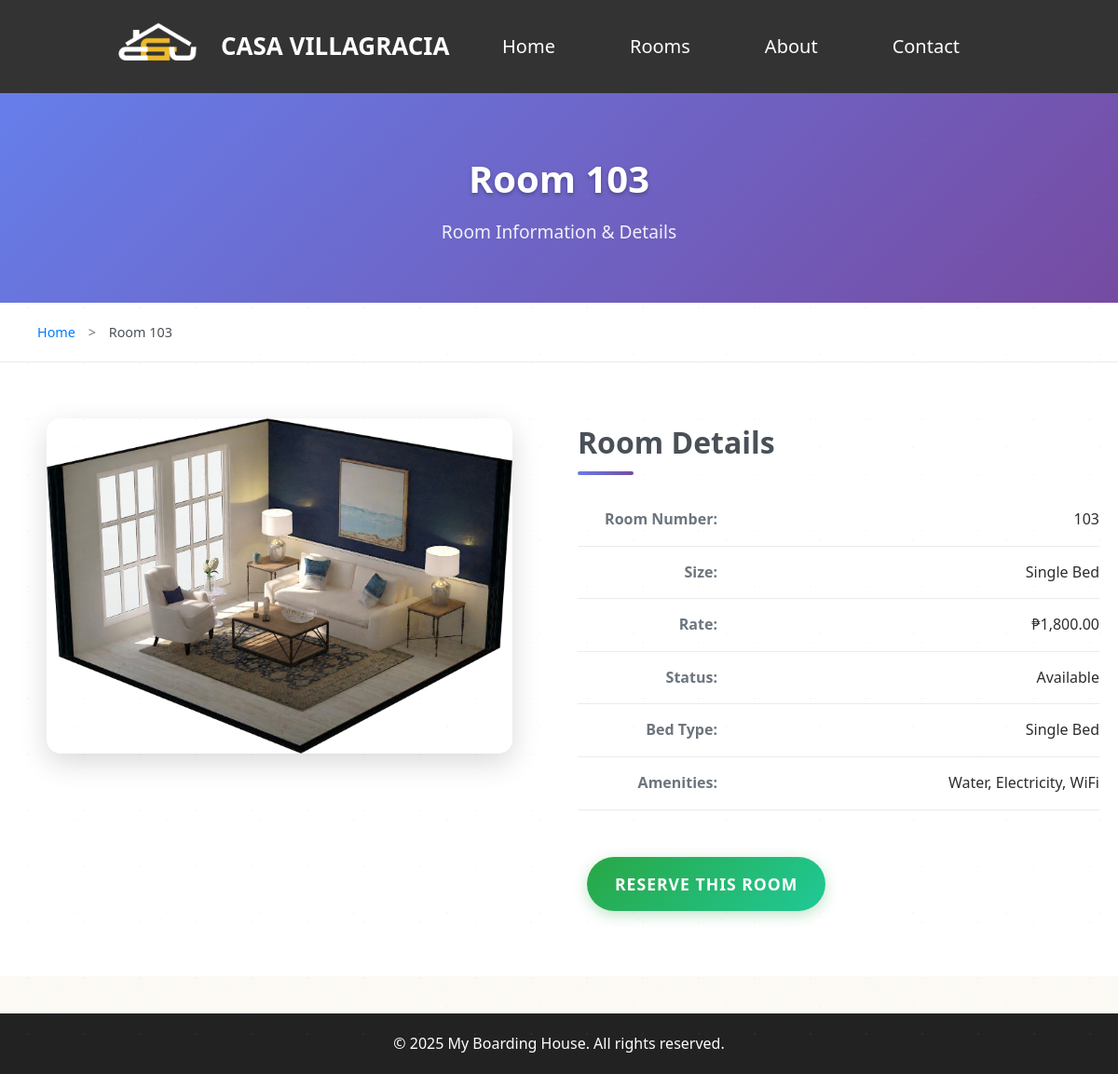
The page /room.php?id=3 on the database its author committed.
### tables this page shows
CREATE TABLE room (
    room_id INT AUTO_INCREMENT PRIMARY KEY,
    room_number VARCHAR(20) NOT NULL UNIQUE,
    room_size VARCHAR(50),
    room_rate DECIMAL(10,2) NOT NULL,
    rstat_id INT NOT NULL,
    FOREIGN KEY (rstat_id) REFERENCES room_status(rstat_id) ON UPDATE CASCADE,
    INDEX (room_rate)
);

CREATE TABLE room_status (
    rstat_id INT AUTO_INCREMENT PRIMARY KEY,
    rstat_desc VARCHAR(50) NOT NULL UNIQUE
);

### public/room.php (the view, shortened to what this page needs)
<?php
require_once __DIR__ . '/../includes/header.php';
require_once __DIR__ . '/../includes/db.php';
$id = $_GET['id'] ?? null;
$stmt = $pdo->prepare("
    SELECT r.*, rs.rstat_desc,
    GROUP_CONCAT(a.amen_name SEPARATOR ', ') AS amenities
    FROM room r
    LEFT JOIN room_status rs ON r.rstat_id = rs.rstat_id
    LEFT JOIN roomamenities ra ON r.room_id = ra.room_id
    LEFT JOIN amenities a ON ra.amen_id = a.amen_id
    WHERE r.room_id = ?
    GROUP BY r.room_id
");
$stmt->execute([$id]);
$room = $stmt->fetch();
?>
<div class="page-header default-template-gradient">
    <div class="container">
        <h2 class="page-title">Room <?= htmlspecialchars($room['room_number']) ?></h2>
        <p class="page-description">Room Information & Details</p>
    </div>
</div>
<div class="breadcrumbs-area">
    <div class="container">
        <div class="breadcrumbs">
            <span class="first-item"><a href="index.php">Home</a></span>
            <span class="separator">></span>
            <span class="last-item">Room <?= htmlspecialchars($room['room_number']) ?></span>
        </div>
    </div>
</div>
<div class="details-area">
    <div class="container">
        <div class="gallery-header">
            <img src="./assets/images/Room.png"
                 onerror="this.src='./assets/images/Room.png';"
                 alt="Room <?= htmlspecialchars($room['room_number']) ?>"
                 class="main-image">
        </div>
        <div class="details-content">
            <h3 class="title">Room Details</h3>
            <ul class="details-list">
                <li><span>Room Number:</span> <?= htmlspecialchars($room['room_number']) ?></li>
                <li><span>Size:</span> <?= htmlspecialchars($room['room_size']) ?></li>
                <li><span>Rate:</span> ₱<?= number_format($room['room_rate'], 2) ?></li>
                <li><span>Status:</span> <?= htmlspecialchars($room['rstat_desc']) ?></li>
                <li><span>Bed Type:</span> <?= htmlspecialchars($room['bed_type'] ?? "Single Bed") ?></li>
                <li><span>Amenities:</span> <?= htmlspecialchars($room['amenities'] ?: "None") ?></li>
            </ul>
            <a href="reservation.php?room_id=<?= $room['room_id'] ?>"
               class="reserve-btn">
               Reserve This Room
            </a>
        </div>
    </div>
</div>
<?php require_once __DIR__ . '/../includes/footer.php'; ?>

### public/assets/css/style.css (style rules this page uses)
body { margin: 0; line-height: 1.6; padding: 0; font-family: Arial, sans-serif; background: #f7f7f7; }
.container { max-width: 1200px; margin: 0 auto; padding: 20px; }
h1, h2 { margin-top: 0; }

### public/assets/css/rooms.css (style rules this page uses)
.page-title { font-size: 2.2rem; margin-bottom: 25px; }
.room-btn, .reserve-btn { display: block; margin: 10px; padding: 10px 0; border-radius: 6px; text-align: center; text-decoration: none; font-weight: bold; }
.reserve-btn { background: #28a745; color: white; }

### public/assets/css/room.css (style rules this page uses)
* { margin: 0; padding: 0; box-sizing: border-box; }
body { font-family: 'Segoe UI', Tahoma, Geneva, Verdana, sans-serif; line-height: 1.6; color: #333; background-color: #f8f9fa; }
.page-header { background: linear-gradient(135deg, #667eea 0%, #764ba2 100%); color: white; padding: 60px 0; text-align: center; box-shadow: 0 4px 6px rgba(0, 0, 0, 0.1); }
.page-header .container { max-width: 1200px; margin: 0 auto; padding: 0 20px; }
.page-title { font-size: 2.5rem; font-weight: 700; margin-bottom: 10px; text-shadow: 0 2px 4px rgba(0, 0, 0, 0.3); }
.page-description { font-size: 1.2rem; opacity: 0.9; }
.breadcrumbs-area { background-color: #fff; padding: 20px 0; border-bottom: 1px solid #e9ecef; }
.breadcrumbs { max-width: 1200px; margin: 0 auto; padding: 0 20px; font-size: 0.9rem; color: #6c757d; }
.breadcrumbs a { color: #007bff; text-decoration: none; transition: color 0.3s ease; }
.breadcrumbs .separator { margin: 0 10px; }
.breadcrumbs .last-item { color: #495057; font-weight: 500; }
.details-area { padding: 60px 0; background-color: #fff; }
.details-area .container { max-width: 1200px; margin: 0 auto; padding: 0 20px; display: flex; flex-wrap: wrap; gap: 40px; align-items: flex-start; }
.gallery-header { flex: 1; min-width: 300px; text-align: center; }
.main-image { width: 100%; max-width: 500px; height: auto; border-radius: 15px; box-shadow: 0 10px 30px rgba(0, 0, 0, 0.15); transition: transform 0.3s ease, box-shadow 0.3s ease; }
.details-content { flex: 1; min-width: 300px; }
.details-content .title { font-size: 2rem; font-weight: 600; color: #495057; margin-bottom: 30px; position: relative; }
.details-content .title::after { content: ''; position: absolute; bottom: -10px; left: 0; width: 60px; height: 4px; background: linear-gradient(135deg, #667eea, #764ba2); border-radius: 2px; }
.details-list { list-style: none; margin-bottom: 40px; }
.details-list li { display: flex; justify-content: space-between; align-items: center; padding: 15px 0; border-bottom: 1px solid #e9ecef; transition: background-color 0.3s ease; }
.details-list li span:first-child { font-weight: 600; color: #495057; flex: 0 0 150px; }
.details-list li span:last-child { color: #6c757d; text-align: right; }
.reserve-btn { display: inline-block; background: linear-gradient(135deg, #28a745, #20c997); color: white; padding: 15px 30px; text-decoration: none; font-weight: 600; font-size: 1.1rem; border-radius: 50px; box-shadow: 0 4px 15px rgba(40, 167, 69, 0.3); transition: all 0.3s ease; text-transform: uppercase; letter-spacing: 1px; }

### public/assets/css/about.css (style rules this page uses)
* { margin: 0; padding: 0; box-sizing: border-box; }
body { font-family: 'Segoe UI', Tahoma, Geneva, Verdana, sans-serif; color: #333; line-height: 1.6; background: linear-gradient(180deg, #fdfbf7 0%, #f5f0e8 50%, #fdfbf7 100%); position: relative; }
body::before { content: ''; position: fixed; top: 0; left: 0; right: 0; bottom: 0; background-image: radial-gradient(circle, rgba(212, 175, 55, 0.08) 1px, transparent 1px), radial-gradient(circle, rgba(218, 165, 32, 0.06) 1.5px, transparent 1.5px); background-size: 60px 60px, 100px 100px; background-position: 0 0, 30px 30px; pointer-events: none; z-index: 0; }

### public/assets/css/contact.css (style rules this page uses)
* { margin: 0; padding: 0; box-sizing: border-box; }
body { font-family: 'Segoe UI', Tahoma, Geneva, Verdana, sans-serif; color: #333; line-height: 1.6; background: linear-gradient(180deg, #fdfbf7 0%, #f5f0e8 50%, #fdfbf7 100%); position: relative; }
body::before { content: ''; position: fixed; top: 0; left: 0; right: 0; bottom: 0; background-image: radial-gradient(circle, rgba(212, 175, 55, 0.08) 1px, transparent 1px), radial-gradient(circle, rgba(218, 165, 32, 0.06) 1.5px, transparent 1.5px); background-size: 60px 60px, 100px 100px; background-position: 0 0, 30px 30px; pointer-events: none; z-index: 0; }

### rows shown on the page
room: room_number "103", room_size "Single Bed", room_rate "1,800.00", rstat.rstat_desc "Available"

### other values the page prints
$room['bed_type'] "Single Bed"
$room['amenities'] ?: "None" "Water, Electricity, WiFi"
